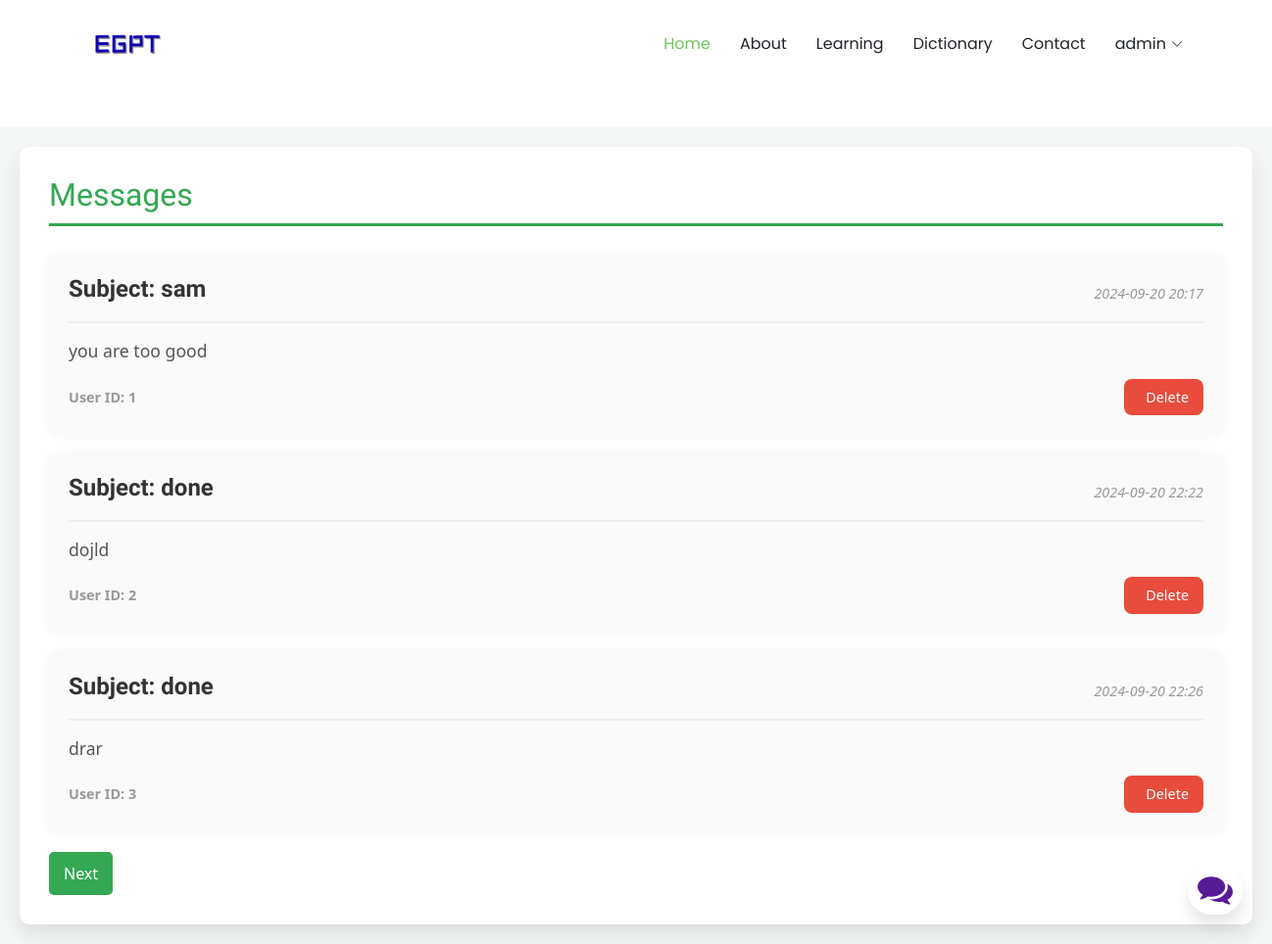
The app's page /admin/messages (signed in) with its own data.
### EGPT/models.py (models this page shows, shortened)
class User(db.Model, UserMixin):
    id = db.Column(db.Integer, primary_key=True)
    first_name = db.Column(db.String(20), nullable=False)
    last_name = db.Column(db.String(20), nullable=False)
    username = db.Column(db.String(20), unique=True, nullable=False)
    email = db.Column(db.String(120), unique=True, nullable=False)
    image_file = db.Column(db.String(20), nullable=False, default='default.jpg')
    is_admin = db.Column(db.Boolean, default=False)
    password = db.Column(db.String(60), nullable=False)
    progress = db.relationship('UserProgress', backref='user', lazy=True)
    messages = db.relationship('Messages', backref='user', lazy=True)

class Messages(db.Model):
    id = db.Column(db.Integer, primary_key=True)
    subject = db.Column(db.String(100), nullable=False)
    message = db.Column(db.String(100), nullable=False)
    timestamp = db.Column(db.DateTime, default=datetime.utcnow)
    user_id = db.Column(db.Integer, db.ForeignKey('user.id'), nullable=False)

### EGPT/main/routes.py (the view)
@main.route("/admin/messages")
@login_required
def messages():
    page = request.args.get('page', 1, type=int)  # Get the current page from the query string (default is 1)
    messages = Messages.query.paginate(page=page, per_page=3)  # Paginate with 3 messages per page
    if current_user.is_admin:
        return render_template('admin.html', messages=messages)
    else:
        abort(403)

### EGPT/models.py (called while the page is built)
@login_manager.user_loader
def load_user(user_id):
    return User.query.get(int(user_id))

### EGPT/templates/admin.html (shortened to what this page needs)
{% extends 'layout.html' %}
{% block content %}
<section class="messages">
    <h2>Messages</h2>
    <div class="message-list">
      {% for message in messages.items %}
        <div class="message-item">
            <div class="message-header">
                <h3>Subject: {{ message.subject }}</h3>
                <span class="timestamp">{{ message.timestamp.strftime('%Y-%m-%d %H:%M') }}</span>
            </div>
            <p class="message-content">{{ message.message }}</p>
            <div class="message-footer">
                <span class="user-id">User ID: {{ message.user_id }}</span>
                <form action="{{ url_for('main.delete_message', message_id=message.id) }}" method="post">
                    <button type="submit" class="delete-btn"> Delete</button>
                </form>
            </div>
        </div>
      {% endfor %}
    </div>
    <div class="pagination">
      {% if messages.has_next %}
        <a href="{{ url_for('main.messages', page=messages.next_num) }}" class="next-btn">Next</a>
      {% endif %}
    </div>
  </section>
{% endblock content %}

### EGPT/templates/layout.html (shortened to what this page needs)
<!DOCTYPE html>
<html lang="en">
<head>
  <link href="{{url_for('static', filename='vendor/bootstrap/css/bootstrap.min.css')}}" rel="stylesheet">
  <link href="{{url_for('static', filename='vendor/bootstrap-icons/bootstrap-icons.css')}}" rel="stylesheet">
  <link href="{{url_for('static', filename='vendor/aos/aos.css')}}" rel="stylesheet">
  <link href="{{url_for('static', filename='vendor/glightbox/css/glightbox.min.css')}}" rel="stylesheet">
  <link href="{{url_for('static', filename='css/main.css')}}" rel="stylesheet">
  <link href="{{url_for('static', filename='css/chatbot.css')}}" rel="stylesheet">
  <link href="{{url_for('static', filename='css/about.css')}}" rel="stylesheet">
  <link href="{{url_for('static', filename='css/contact.css')}}" rel="stylesheet">
  <link href="{{url_for('static', filename='css/messages.css')}}" rel="stylesheet">
</head>
<body class="index-page">
  <header id="header" class="header d-flex align-items-center sticky-top">
    <div class="container-fluid container-xl position-relative d-flex align-items-center justify-content-between">
      <a href="{{url_for('main.home')}}" class="logo d-flex align-items-center">
        <img src="{{url_for('static', filename='img/egpt.png')}}" alt="">
      </a>
      <nav id="navmenu" class="navmenu">
        <ul>
          <li><a href="{{url_for('main.home')}}" class="active">Home</a></li>
          <li><a href="{{url_for('main.about')}}">About</a></li>
          {% if current_user.is_authenticated %}
            <li><a href="{{url_for('main.learning')}}">Learning</a></li>
          {%endif %}
          <li><a href="{{url_for('main.dictionary')}}">Dictionary</a></li>
          <li><a href="{{url_for('main.contact_us')}}">Contact</a></li>
          {% if current_user.is_authenticated %}
          <li class="dropdown"><a href="#"><span> {{current_user.username}}</span> <i class="bi bi-chevron-down toggle-dropdown"></i></a>
          </li>
          {%else:%}
            <li><a href="{{ url_for('users.register') }}">Login/SignUp</a></li>
          {%endif%}
        </ul>
      </nav>
    </div>
  </header>
  <main>
 {% block content %}{% endblock %}
 <div class="chatbox">
  <div class="chatbox__button">
      <button><img src="{{ url_for('static', filename='img/chatbox-icon.svg') }}" /></button>
  </div>
</div>
</main>
</body>
</html>

### EGPT/static/css/main.css (style rules this page uses)
:root { --default-font: "Roboto", system-ui, -apple-system, "Segoe UI", Roboto, "Helvetica Neue", Arial, "Noto Sans", "Liberation Sans", sans-serif, "Apple Color Emoji", "Segoe UI Emoji", "Segoe UI Symbol", "Noto Color Emoji"; --heading-font: "Raleway", sans-serif; --nav-font: "Poppins", sans-serif; }
:root { --background-color: #ffffff; --default-color: #212529; --heading-color: #101f0c; --accent-color: #71c55d; --surface-color: #ffffff; --contrast-color: #ffffff; }
:root { --nav-color: #212529; --nav-hover-color: #71c55d; --nav-mobile-background-color: #ffffff; --nav-dropdown-background-color: #ffffff; --nav-dropdown-color: #212529; --nav-dropdown-hover-color: #71c55d; }
:root { scroll-behavior: smooth; }
body { color: var(--default-color); background-color: var(--background-color); font-family: var(--default-font); }
a { color: var(--accent-color); text-decoration: none; transition: 0.3s; }
h1, h2, h3, h4, h5, h6 { color: var(--heading-color); font-family: var(--heading-font); }
.header { color: var(--default-color); background-color: var(--background-color); padding: 15px 0; transition: all 0.5s; z-index: 997; }
.header .logo { line-height: 1; }
.header .logo img { max-height: 32px; margin-right: 8px; }
@media (min-width: 1200px) { .navmenu { padding: 0; } }
@media (min-width: 1200px) { .navmenu ul { margin: 0; padding: 0; display: flex; list-style: none; align-items: center; } }
@media (min-width: 1200px) { .navmenu li { position: relative; } }
@media (min-width: 1200px) { .navmenu a, .navmenu a:focus { color: var(--nav-color); padding: 18px 15px; font-size: 16px; font-family: var(--nav-font); font-weight: 400; display: flex; align-items: center; justify-content: space-between; white-space: nowrap; transition: 0.3s; } }
@media (min-width: 1200px) { .navmenu a i, .navmenu a:focus i { font-size: 12px; line-height: 0; margin-left: 5px; transition: 0.3s; } }
@media (min-width: 1200px) { .navmenu li:last-child a { padding-right: 0; } }
@media (min-width: 1200px) { .navmenu li:hover>a, .navmenu .active, .navmenu .active:focus { color: var(--nav-hover-color); } }
section, .section { color: var(--default-color); background-color: var(--background-color); padding: 60px 0; scroll-margin-top: 90px; overflow: clip; }

### EGPT/static/css/chatbot.css (style rules this page uses)
.chatbox { position: fixed; bottom: 30px; right: 30px; --primaryGradient: linear-gradient(93.12deg, #581B98 0.52%, #9C1DE7 100%); --secondaryGradient: linear-gradient(268.91deg, #581B98 -2.14%, #9C1DE7 99.69%); --primaryBoxShadow: 0px 10px 15px rgba(0, 0, 0, 0.1); --secondaryBoxShadow: 0px -10px 15px rgba(0, 0, 0, 0.1); --primary: #581B98; }
.chatbox__button { text-align: right; }
.chatbox__button button, .chatbox__button button:focus, .chatbox__button button:visited { padding: 10px; background: white; border: none; outline: none; border-radius: 50px; box-shadow: 0px 10px 15px rgba(0, 0, 0, 0.1); cursor: pointer; }

### records on screen
User: username "admin"
Messages: subject "sam", timestamp "2024-09-20 20:17", message "you are too good", user_id "1"
Messages: subject "done", timestamp "2024-09-20 22:22", message "dojld", user_id "2"
Messages: subject "done", timestamp "2024-09-20 22:26", message "drar", user_id "3"
